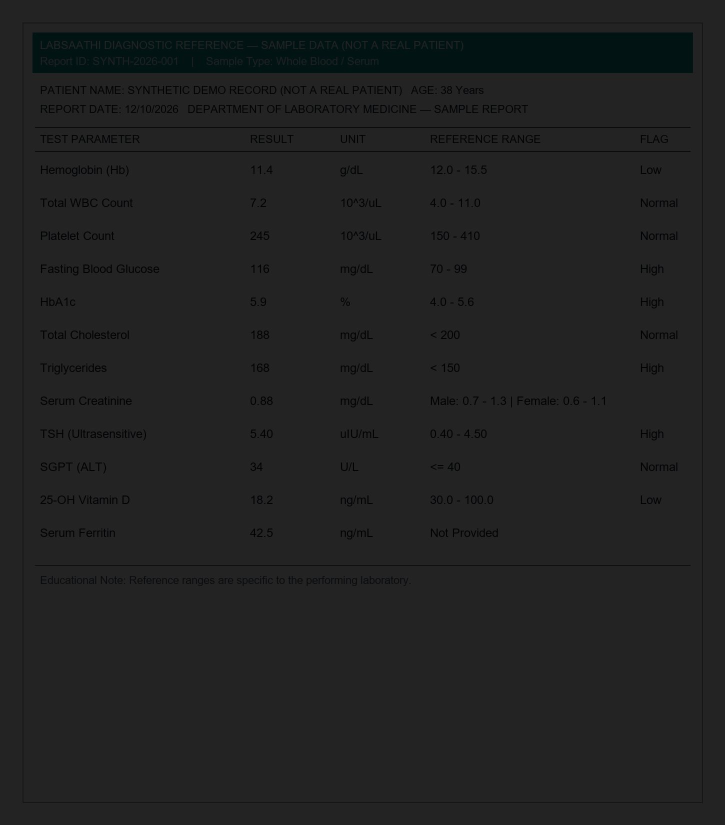
#> input picture labsaathi/samples/sample_dark_report.jpg, 1450 x 1650 px (shown at 1/2 size)
$ python -i quality_validator.py   (imports and definitions only)   (older library calls are emulated)
#> lines starting #> are read from the running program, lines starting #| are printed output that depends on the picture
#> further down, picture is the input picture: shape (1650, 1450, 3); mean B, G, R 33.7, 33.7, 32.9
"""OpenCV Computer-Vision Image Quality and Blur Detection Engine for LabSaathi."""

from __future__ import annotations

import cv2
import numpy as np
from backend.config import Settings, get_settings
from backend.schemas import (
    QualityCheckResult,
    QualityMetrics,
    REQUIRED_BLUR_ERROR_MESSAGE,
)

ALLOWED_IMAGE_SIGNATURES = {
    "image/jpeg": [b"\xff\xd8\xff"],
    "image/png": [b"\x89PNG\r\n\x1a\n"],
}
PDF_SIGNATURE = b"%PDF-"


# [291 lines left out: functions verify_file_signature, decode_image_bytes, _estimate_skew_degrees, _compute_local_sharpness, _compute_edge_cutoff_And_text_density, _compute_glare_spot_score and 1 more, not called in this run]


def preprocess_image_for_ocr(img_bgr: np.ndarray, skew_degrees: float = 0.0) -> np.ndarray:
    """Preprocess an accepted image to maximize OCR accuracy (deskew, CLAHE contrast, denoise)."""
#> called with skew_degrees = 0
    gray = cv2.cvtColor(img_bgr, cv2.COLOR_BGR2GRAY) if len(img_bgr.shape) == 3 else img_bgr.copy()

    # 1. Mild deskew if between 0.8 and 14 degrees
    if 0.8 <= abs(skew_degrees) <= 14.0:
        h, w = gray.shape[:2]
        center = (w // 2, h // 2)
        rot_mat = cv2.getRotationMatrix2D(center, skew_degrees, 1.0)
        gray = cv2.warpAffine(
            gray,
            rot_mat,
            (w, h),
            flags=cv2.INTER_CUBIC,
            borderMode=cv2.BORDER_REPLICATE,
        )

    # 2. Upscale slightly if width < 1100px so small decimal points are crisp for OCR
    h, w = gray.shape[:2]
#> h = 1650; w = 1450
    if w < 1100:
        scale = 1200.0 / float(max(1, w))
        gray = cv2.resize(gray, None, fx=scale, fy=scale, interpolation=cv2.INTER_CUBIC)

    # 3. CLAHE local contrast enhancement
    clahe = cv2.createCLAHE(clipLimit=1.8, tileGridSize=(8, 8))
    enhanced = clahe.apply(gray)
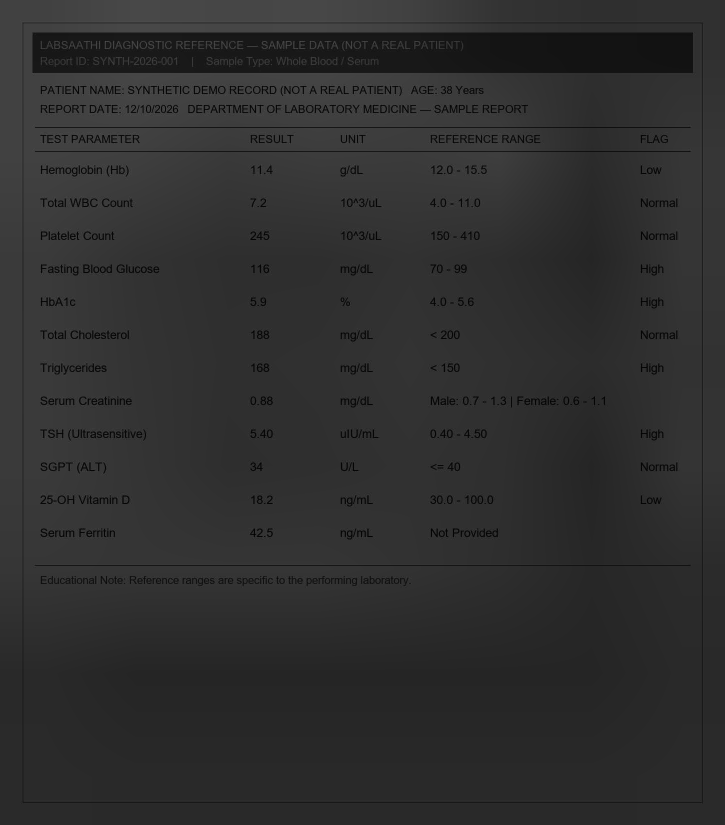
#> enhanced: shape (1650, 1450) (shown at 1/2 size); min 1, max 86, mean 46.5

    # 4. Gentle bilateral filter preserving sharp text edges
    denoised = cv2.bilateralFilter(enhanced, d=5, sigmaColor=30, sigmaSpace=30)
    return denoised

>>> import cv2
>>> picture = cv2.imread('../samples/sample_dark_report.jpg')
>>> result = preprocess_image_for_ocr(picture)
